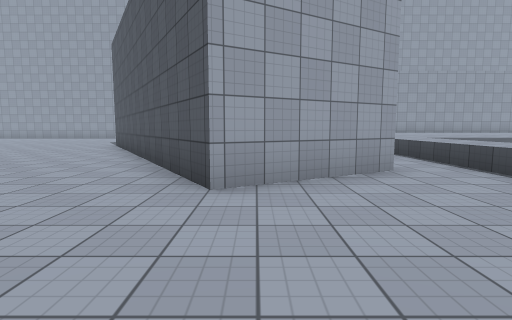
view 1 (above)

22 first-person views from a walk through a 3-D level made in the Unity game engine. The camera is 1.3 m above the floor, tilts 6° down and sees 80° across. The floor is counted in squares, 2 m on a side. Each view is taken from the middle of a square. On the plan, view 1 faces up. The plan holds only what a view shows up to about 10 squares ahead; the rest is blank. The place goes on beyond the plan. Surface patterns are stand-ins for the level's own textures.

view 2
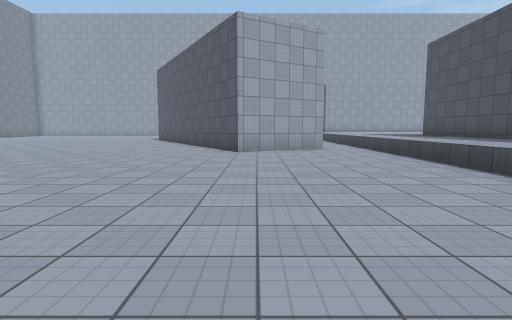

view 3
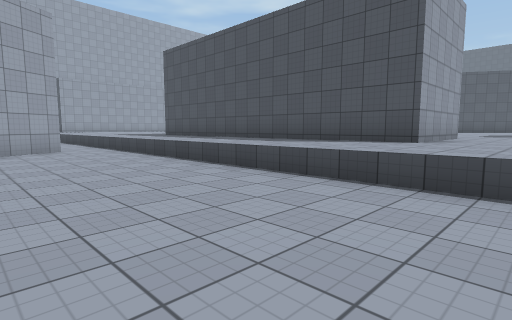

view 4
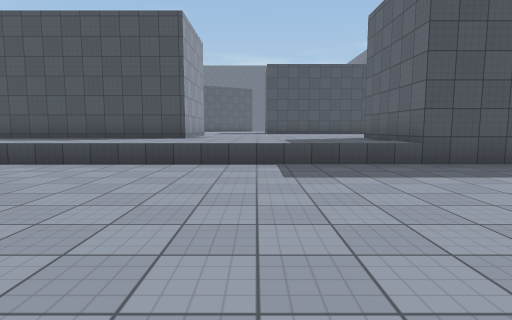

view 5
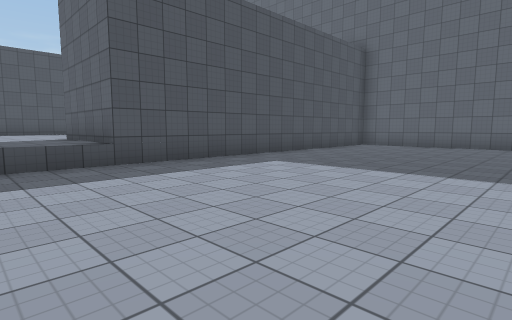

view 6
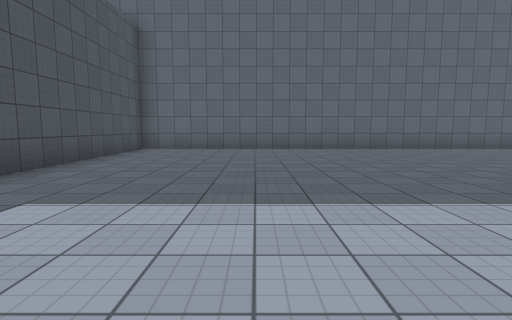

view 7
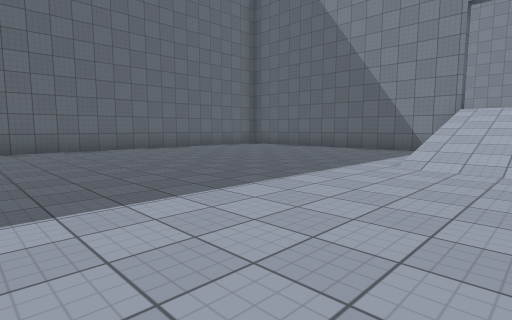

view 8
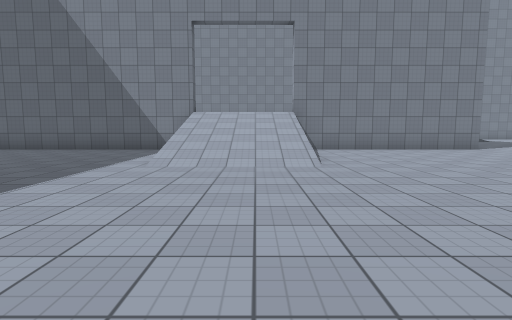

view 9
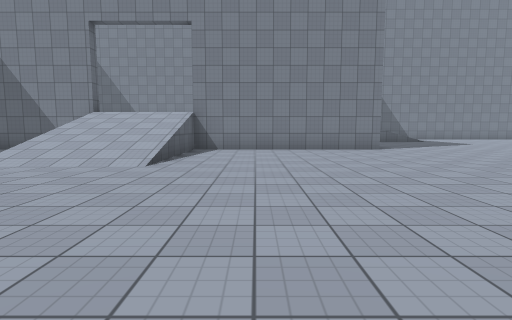

view 10
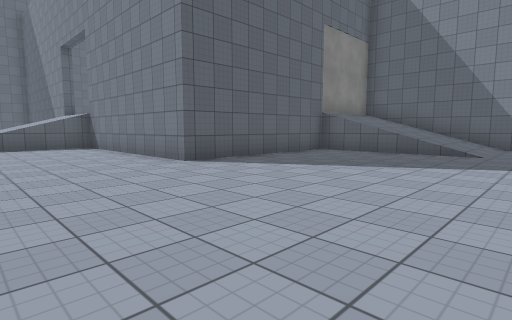

view 11
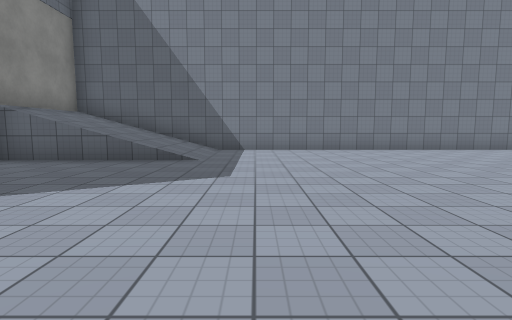

view 12
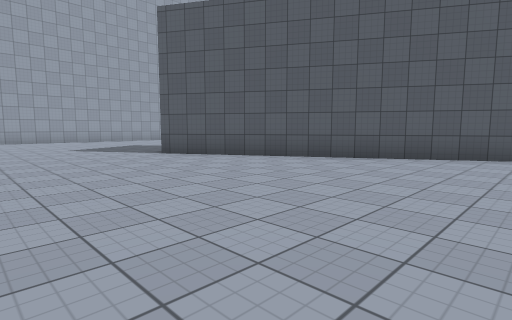

view 13
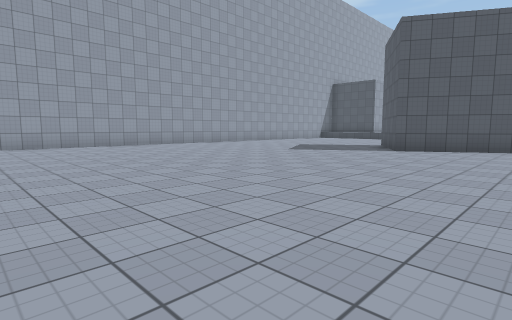

view 14
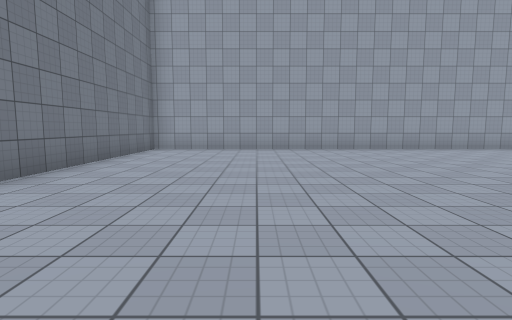

view 15
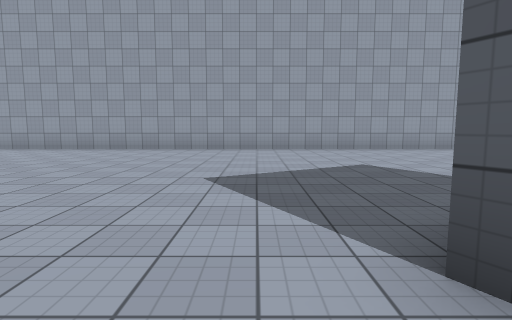

view 16
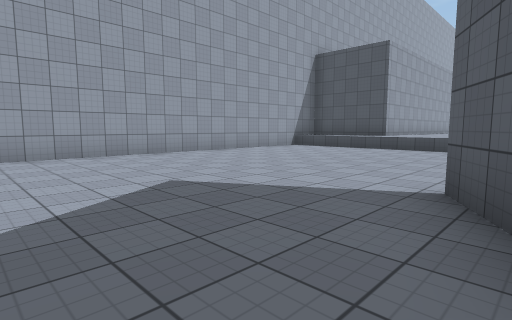

view 17
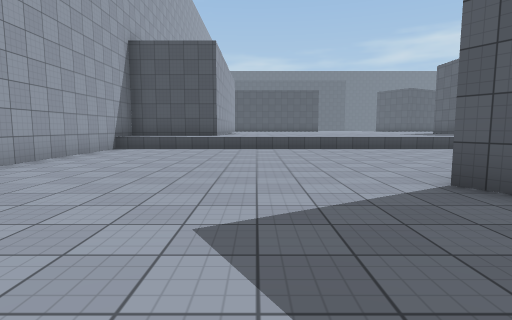

view 18
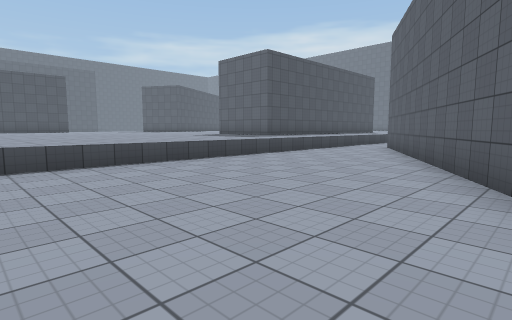

view 19
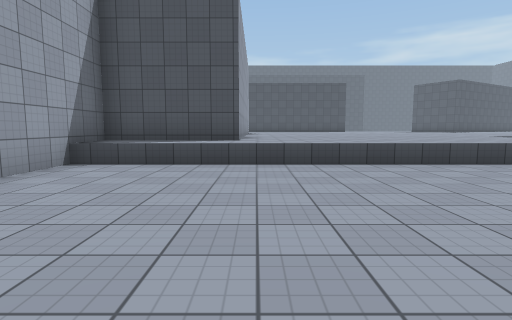

view 20
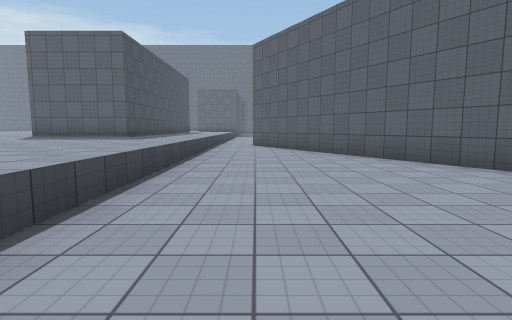

view 21
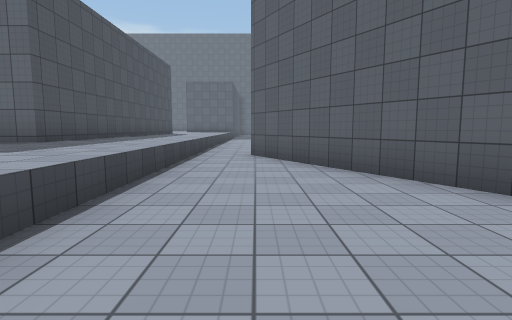

view 22
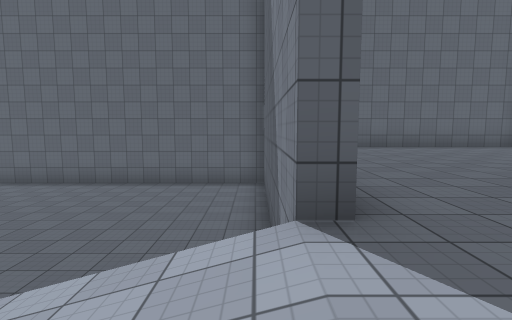

### Floor plan
Key: @ floor where view 1 was taken; # wall or solid block; . main floor; : floor 1.5 m higher than the main floor; + floor 2.25 m higher than the main floor; / step, stairs or slope; = window, fence, low wall or low ledge; ^ raised ledge; v drop or lower ground.
Columns run from 18 left of view 1 to 6 right of it. Each row starts with its distance up from view 1.
 20 ######################
 19 #.....................^^
 18 #.....................^^
 17 #.....................^^
 16 #.....................^^^
 15 #.....................^^^
 14 #.....................^^^
 13 #.....................^^^
 12 #.............###.....^^^
 11 #............## #.....^^^
 10 #.............# ##....^^^
  9 #.............####....^^^
  8 #..............####...^^^
  7 #...............###...^^^
  6 #...............####..^^^
  5 #................# ##.^^^
  4 #................###..^^^
  3 #.....................^^^
  2 #////.................^^^
  1 #////.................^^^
  0 #:///.............@...^^^
 -1 #########.............^^^
 -2         #.............^^^
 -3         #.............^^^
 -4         #.............^^^
 -5         #.............^^^
 -6         #.............^^^
 -7          ////.........^^^
 -8          ////.........#^^
 -9         +////.........=
-10        +##v=/.........=
-11       ++#.............=
-12      +++#.............=
-13      +++#.............=
-14     ++++#.............=
-15    +++++#.............=
-16   +++++ #.............=
-17   +++++ #.............#
-18  ###### ###############

Positions as (right, up) in squares from view 1, and headings:
1: (0, 0), facing up
2: (0, -5), facing up
3: (0, -5), facing up-right
4: (-2, -5), facing right
5: (-2, -6), facing down-right
6: (0, -8), facing down
7: (0, -8), facing down-left
8: (0, -8), facing left
9: (0, -5), facing left
10: (-6, 4), facing down-left
11: (-8, 4), facing left
12: (-9, 4), facing up-right
13: (-14, 8), facing up-right
14: (-14, 10), facing up
15: (-6, 10), facing up
16: (-6, 12), facing up-right
17: (-6, 15), facing right
18: (-2, 15), facing down-right
19: (-2, 16), facing right
20: (2, 16), facing down
21: (2, 12), facing down
22: (-9, -8), facing down
